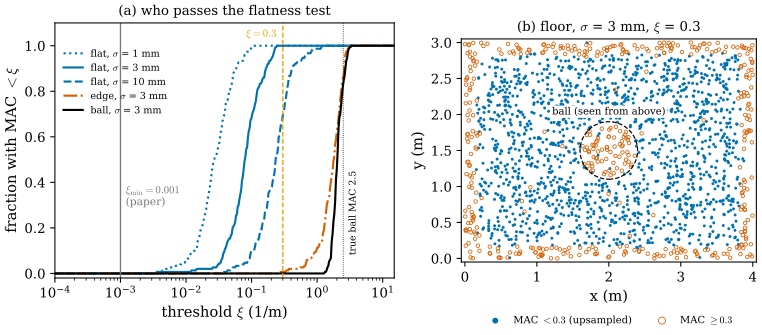

This chart was generated by the following Python code:
"""Figure 49.6.3: which Gaussians pass the flatness test MAC < xi of the upsampling (6) on a synthetic room
(Section 49.6, Example 49.6.2).

Scene (lib/geo49.py, room_points): the six faces of the box [0,4] x [0,3] x [0,2.5] (metres) and a ball of radius 0.4
on the floor, 1500 points per square metre, each moved by isotropic Gaussian noise sigma. At sampled points we run the
manifold estimator of App. E (random-walk generator, t = 0.004 m^2, so sqrt t = 6.3 cm and about 19 points within the
kernel area pi t) and take MAC = (|tau_1| + |tau_2|)/2 (Definition 49.3.4).
Groups: "flat" = face points farther than 6 sqrt t from every edge and from the ball (their kernel sees one plane);
"edge" = face points within 5 cm of an edge (two faces meet at 90 degrees); "ball" = ball points with z > 0.45
(true MAC 1/0.4 = 2.5).
(a) fraction of points with MAC < xi, against xi (log scale): flat with sigma = 1, 3, 10 mm, edge and ball with
    sigma = 3 mm.  Without noise the flat MAC is exactly 0 (to rounding), so that curve would be 1 everywhere.
(b) top view of the floor, sigma = 3 mm: 2000 random floor points, filled if MAC < 0.3 per metre, hollow otherwise.

Run from the project root: PYTHONPATH=tools python3 chapters/49-paper-geosplat/figures/fig-49-6-3-mac-threshold.py
"""
import sys
from pathlib import Path

import numpy as np

import dgfig

sys.path.insert(0, str(Path(__file__).resolve().parents[1] / "lib"))
import geo49  # noqa: E402

dgfig.setup()
import matplotlib.pyplot as plt  # noqa: E402

C = dgfig.COLORS
T, NQ, XI_B = 0.004, 150, 0.3
rng = np.random.default_rng(6)
bc = np.array(geo49.ROOM_BALL_C)
far = 6 * np.sqrt(T)


def macs(X, idx):
    return np.array([geo49.mac(geo49.manifold_estimate(X, X[i], T)["tau"]) for i in idx])


curves = {}
for sig in (0.001, 0.003, 0.01):
    X, X0, lab = geo49.room_points(1500, sig, seed=0)
    de = geo49.room_edge_distance(X0)
    flat = np.where((lab == 0) & (de > far) & (np.linalg.norm(X0 - bc, axis=1) > geo49.ROOM_BALL_R + far))[0]
    curves[f"flat, sigma = {sig * 1000:g} mm"] = macs(X, rng.choice(flat, NQ, replace=False))
    if sig == 0.003:
        edge = np.where((lab == 0) & (de < 0.05))[0]
        ball = np.where((lab == 1) & (X0[:, 2] > 0.45))[0]
        curves["edge, sigma = 3 mm"] = macs(X, rng.choice(edge, NQ, replace=False))
        curves["ball, sigma = 3 mm"] = macs(X, rng.choice(ball, NQ, replace=False))
        floor = np.where((lab == 0) & (X0[:, 2] == 0.0))[0]
        fl = rng.choice(floor, 2000, replace=False)
        floor_mac = macs(X, fl)
        floor_xy, floor_de = X0[fl, :2], de[fl]
for k, m in curves.items():
    print(k, "median", round(float(np.median(m)), 4), "pass 0.001:", np.mean(m < 1e-3), "pass 0.3:", round(float(np.mean(m < XI_B)), 3))
near_ball = np.linalg.norm(floor_xy - bc[:2], axis=1) < 0.25
print("floor: pass 0.3", round(float(np.mean(floor_mac < XI_B)), 3), "within 5 cm of a wall", round(float(np.mean(floor_mac[floor_de < 0.05] < XI_B)), 3),
      "within 0.25 of the ball contact", round(float(np.mean(floor_mac[near_ball] < XI_B)), 3), "far", round(float(np.mean(floor_mac[floor_de > far] < XI_B)), 3))
med = {k: np.median(v) for k, v in curves.items()}
assert all(np.mean(m < 1e-3) == 0 for m in curves.values())                       # xi_min = 0.001 selects nothing
assert med["flat, sigma = 1 mm"] < med["flat, sigma = 3 mm"] < med["flat, sigma = 10 mm"] < 0.5
assert 2.0 < med["flat, sigma = 10 mm"] / med["flat, sigma = 3 mm"] < 5.0                # roughly proportional to sigma
assert np.mean(curves["flat, sigma = 3 mm"] < XI_B) > 0.8 and np.mean(curves["ball, sigma = 3 mm"] < XI_B) == 0
assert np.mean(curves["edge, sigma = 3 mm"] < XI_B) < 0.1
assert 1.6 < med["ball, sigma = 3 mm"] < 2.6 and med["edge, sigma = 3 mm"] > 1.0

fig, axes = plt.subplots(1, 2, figsize=(8.2, 3.7), gridspec_kw={"width_ratios": [1.15, 1]})
ax = axes[0]
xs = np.logspace(-4, 1.2, 400)
sty = {"flat, sigma = 1 mm": (C["tangent"], ":"), "flat, sigma = 3 mm": (C["tangent"], "-"),
       "flat, sigma = 10 mm": (C["tangent"], "--"), "edge, sigma = 3 mm": (C["normal"], "-."),
       "ball, sigma = 3 mm": (C["main"], "-")}
for k in sty:
    m = curves[k]
    col, ls = sty[k]
    ax.plot(xs, [np.mean(m < x) for x in xs], color=col, ls=ls, lw=1.6, label=k.replace("sigma", r"$\sigma$"))
ax.axvline(1e-3, color=C["aux"], lw=1.0)
ax.text(1.2e-3, 0.3, r"$\xi_{\min} = 0.001$" + "\n(paper)", fontsize=8, color=C["aux"])
ax.axvline(XI_B, color=C["accent"], lw=1.0, ls="--")
ax.text(XI_B * 0.8, 1.04, r"$\xi = 0.3$", fontsize=8, color=C["accent"], ha="right")
ax.axvline(2.5, color=C["main"], lw=0.6, ls=":")
ax.text(3.0, 0.08, "true ball MAC 2.5", rotation=90, fontsize=7, va="bottom")
ax.set_xscale("log")
ax.set_xlim(1e-4, 15)
ax.set_ylim(-0.02, 1.1)
ax.set_xlabel(r"threshold $\xi$ (1/m)")
ax.set_ylabel(r"fraction with MAC $< \xi$")
ax.set_title("(a) who passes the flatness test", fontsize=10)
ax.legend(loc="upper left", fontsize=7.2, frameon=False, bbox_to_anchor=(0.0, 0.93))
ax = axes[1]
ok = floor_mac < XI_B
ax.scatter(floor_xy[ok, 0], floor_xy[ok, 1], s=5, color=C["tangent"], lw=0, label=r"MAC $< 0.3$ (upsampled)")
ax.scatter(floor_xy[~ok, 0], floor_xy[~ok, 1], s=7, facecolors="none", edgecolors=C["normal"], lw=0.6, label=r"MAC $\geq 0.3$")
ax.add_patch(plt.Circle(bc[:2], geo49.ROOM_BALL_R, fill=False, ls="--", color=C["main"], lw=0.9))
ax.text(bc[0], bc[1] + 0.5, "ball (seen from above)", ha="center", fontsize=7.5,
        bbox={"facecolor": "white", "edgecolor": "none", "pad": 1.0})
ax.set_aspect("equal")
ax.set_xlim(-0.05, 4.05)
ax.set_ylim(-0.05, 3.05)
ax.set_xlabel("x (m)")
ax.set_ylabel("y (m)")
ax.set_title(r"(b) floor, $\sigma$ = 3 mm, $\xi$ = 0.3", fontsize=10)
ax.legend(loc="upper center", bbox_to_anchor=(0.5, -0.2), ncol=2, fontsize=7.5, frameon=False, markerscale=2)
fig.tight_layout()
dgfig.save(fig, __file__)
